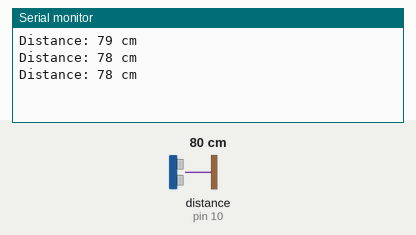
A sketch run on a simulated Arduino Uno, built with avr-gcc and run on an emulated ATmega328P. Parts: the last lines printed to the serial monitor. Wiring (inferred from the names in the program): ultrasonic range finder: trigger pin 9; echo pin 10. Inputs (shaded band) come from the test bench; at power-on: distance to the obstacle (sensor on pin 10) 80 cm. The echo pulse lasts 58.3 µs per cm.

Above: at 1.3 s.
1.4 s: distance to the obstacle (sensor on pin 10) set to 2 cm
At 1.8 s:
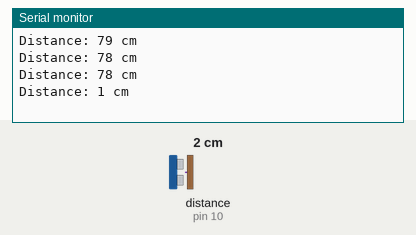
2.9 s: distance to the obstacle (sensor on pin 10) set to 4 cm
At 3.4 s:
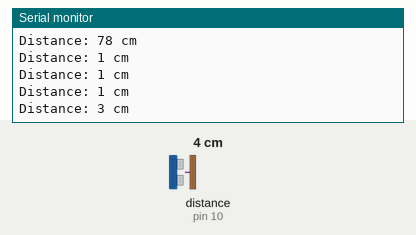
Timing chart, 0 to 5.9 s (numbered marks = the images above; inputs shaded):
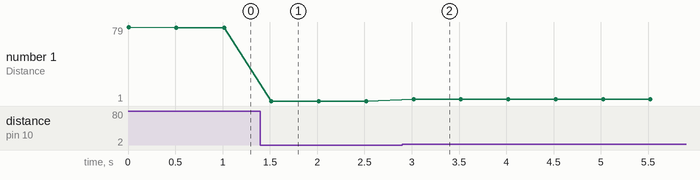

Measured:
- after the input at 1.4 s, the serial monitor: prints a new line after 0.12 s (image 1)
- after the input at 2.9 s, the serial monitor: prints a new line after 0.12 s (image 2)
- plotted number 1: 78 → 1 after the input at 1.4 s, 1 → 3 after the input at 2.9 s

The sketch:

UltraSonic_Test.ino
```cpp
#define trigPin 9
#define echoPin 10
#define ledRed 4
#define ledBlue 5
#define ledGreen 6
void setup() {
  Serial.begin(9600);
  pinMode(trigPin, OUTPUT);
  pinMode(echoPin, INPUT);
}

void loop() {
  digitalWrite(trigPin, LOW);
  delayMicroseconds(2);
  digitalWrite(trigPin, HIGH);
  delayMicroseconds(10);
  digitalWrite(trigPin, LOW);

  long duration = pulseIn(echoPin, HIGH);
  int distance = duration * 0.034 / 2;

  Serial.print("Distance: ");
  Serial.print(distance);
  Serial.println(" cm");
  delay(500);
  if (distance>= 50){
    digitalWrite(ledGreen, HIGH);
    digitalWrite(ledRed, LOW);
    digitalWrite(ledBlue, LOW);
  }
  else if (distance<50 && distance>=20){
    digitalWrite(ledGreen, LOW);
    digitalWrite(ledRed, LOW);
    digitalWrite(ledBlue, HIGH);
  }
  else{
    digitalWrite(ledGreen, LOW);
    digitalWrite(ledRed, HIGH);
    digitalWrite(ledBlue, LOW);
  }

}
```
